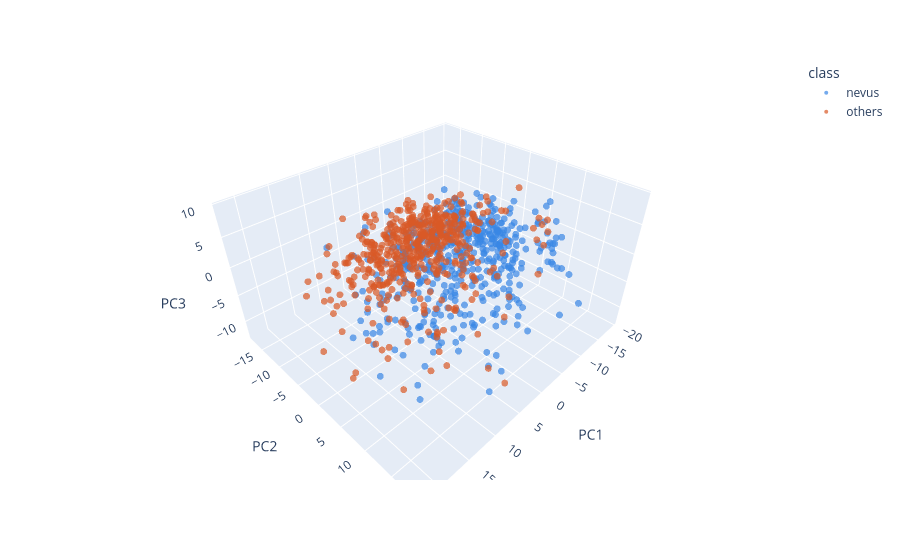

Write notebook code for a chart like this one.
### Code cell
import plotly.express as px

pca_df = pd.DataFrame(X_pca, columns=["PC1", "PC2", "PC3"])
pca_df["class"] = df["label"].map(CLASS_NAMES).values
pca_df["filename"] = df["filename"].values

fig = px.scatter_3d(
    pca_df, x="PC1", y="PC2", z="PC3",
    color="class",
    color_discrete_map={CLASS_NAMES[k]: v for k, v in CLASS_COLORS.items()},
    hover_data=["filename"],
    opacity=0.7,
)
fig.update_traces(marker=dict(size=4))
fig.show()

### Figure 1 — Plotly figure (JSON) as saved in the notebook; plotly's stock layout.template omitted (floating-point values rounded to 4 significant figures; data arrays with more than 128 entries replaced by an {"elided": "..."} marker saying what was removed)
{"data": [{"customdata": {"elided": "500x1 str values"}, "hovertemplate": "class=nevus<br>PC1=%{x}<br>PC2=%{y}<br>PC3=%{z}<br>filename=%{customdata[0]}<extra></extra>", "legendgroup": "nevus", "marker": {"color": "#3987e5", "opacity": 0.7, "size": 4, "symbol": "circle"}, "mode": "markers", "name": "nevus", "scene": "scene", "showlegend": true, "type": "scatter3d", "x": {"elided": "500 float values"}, "y": {"elided": "500 float values"}, "z": {"elided": "500 float values"}}, {"customdata": {"elided": "500x1 str values"}, "hovertemplate": "class=others<br>PC1=%{x}<br>PC2=%{y}<br>PC3=%{z}<br>filename=%{customdata[0]}<extra></extra>", "legendgroup": "others", "marker": {"color": "#d95926", "opacity": 0.7, "size": 4, "symbol": "circle"}, "mode": "markers", "name": "others", "scene": "scene", "showlegend": true, "type": "scatter3d", "x": {"elided": "500 float values"}, "y": {"elided": "500 float values"}, "z": {"elided": "500 float values"}}], "layout": {"legend": {"title": {"text": "class"}, "tracegroupgap": 0}, "margin": {"t": 60}, "scene": {"domain": {"x": [0.0, 1.0], "y": [0.0, 1.0]}, "xaxis": {"title": {"text": "PC1"}}, "yaxis": {"title": {"text": "PC2"}}, "zaxis": {"title": {"text": "PC3"}}}}}
